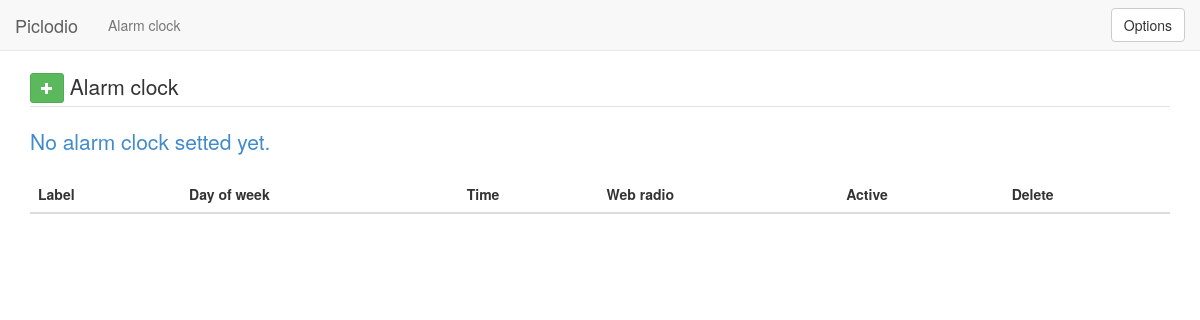
Before: /alarmclock/ with the older database file.
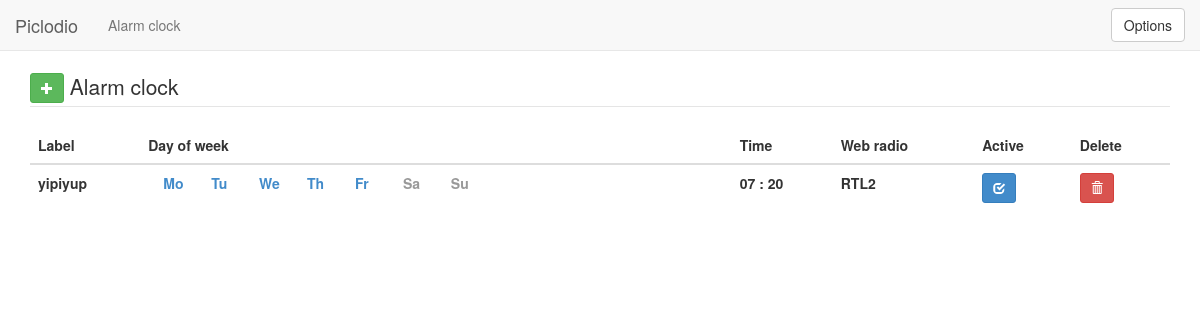
After: the same page with the newer database file.
### webgui/models.py (models this page shows, shortened)
class Alarmclock(models.Model):
    id = models.IntegerField(primary_key=True, blank=True)
    label = models.CharField(max_length=100)
    hour = models.IntegerField(blank=True)
    minute = models.IntegerField(blank=True)
    period = models.CharField(max_length=100)    # cron syntax dow (day of week)
    active = models.BooleanField()
    snooze = models.IntegerField(blank=True)
    webradio = models.ForeignKey(Webradio)
    type = models.TextField(null=False, blank=False)

class Webradio(models.Model):
    id = models.IntegerField(primary_key=True, blank=True)
    name = models.CharField(max_length=100)
    url = models.CharField(max_length=100)
    selected = models.BooleanField()  # is the webradio selected to be played

### webgui/views.py (the view)
# urls.py: url(r'^alarmclock/$','webgui.views.alarmclock'),
def alarmclock(request):
    listAlarm = Alarmclock.objects.all()
    return render(request, 'alarmclock.html',{'listAlarm': listAlarm})

### webgui/template/alarmclock.html
<!DOCTYPE html>
<html>
  {% include 'head.html' %}
  <body>
    {% with "Alarm clock" as namepage  %}
        {% include 'navbar.html' %}
    {% endwith %}
    <div class="container">
         <fieldset class="scheduler-border">
            <legend class="scheduler-border"><a href="{% url 'webgui.views.addalarmclock' %}" style="margin-bottom: 3px" type="button" class="btn btn-success btn-sm"><span class="glyphicon glyphicon-plus"></span></a>  Alarm clock</legend>
            <table class="table">
                <thead>
                    <tr>
                        <th>Label</th>
                        <th>Day of week</th>
                        <th>Time</th>
                        <th>Web radio</th>
                        <th>Active</th>
                        <th>Delete</th>
                    </tr>
                </thead>
                <tbody>
                    {% for alarmclock in listAlarm %}
                        <tr>
                            <th>
                                {{alarmclock.label}}
                            </th>
                            <th>
                               <div class="col-xs-1"><span class="text-{% if "1" in alarmclock.period  %}primary{% else %}muted{% endif %}">Mo</span></div>
                               <div class="col-xs-1"><span class="text-{% if "2" in alarmclock.period  %}primary{% else %}muted{% endif %}">Tu</span></div>
                               <div class="col-xs-1"><span class="text-{% if "3" in alarmclock.period  %}primary{% else %}muted{% endif %}">We</span></div>
                               <div class="col-xs-1"><span class="text-{% if "4" in alarmclock.period  %}primary{% else %}muted{% endif %}">Th</span></div>
                               <div class="col-xs-1"><span class="text-{% if "5" in alarmclock.period  %}primary{% else %}muted{% endif %}">Fr</span></div>
                               <div class="col-xs-1"><span class="text-{% if "6" in alarmclock.period  %}primary{% else %}muted{% endif %}">Sa</span></div>
                               <div class="col-xs-1"><span class="text-{% if "0" in alarmclock.period  %}primary{% else %}muted{% endif %}">Su</span></div>
                            </th>
                            <th>
                                {% if alarmclock.hour < 10 %}
                                    0{{alarmclock.hour}}
				{% else %}
					{{alarmclock.hour}}
                                {% endif %}
                                :
                                {% if alarmclock.minute < 10 %}
                                    0{{alarmclock.minute}}
				{% else %}
					{{alarmclock.minute}}
                                {% endif %}
                            </th>
                            <th>
                                {{alarmclock.webradio.name}}
                            </th>
                            <th>
                                <a href="{% url 'webgui.views.activeAlarmClock' alarmclock.id %}"style="margin-bottom: 3px" type="button" class="btn btn-{% if alarmclock.active == True %}primary{% else %}default{% endif %} btn-sm">
                                    <span class="glyphicon {% if alarmclock.active == True %}glyphicon-check{% else %}glyphicon-unchecked{% endif %}"></span>
                                </a>
                            </th>
                            <th>
                                <a href="{% url 'webgui.views.deleteAlarmClock' alarmclock.id %}"style="margin-bottom: 3px" type="button" class="btn btn-danger btn-sm">
                                    <span class="glyphicon glyphicon-trash"></span>
                                </a>
                            </th>
                        </tr>
                    {% empty %}
                        <p class="lead text-primary">No alarm clock setted yet. </p>
                    {% endfor %}
                </tbody>
            </table>
        </fieldset >
    </div>
  </body>
</html>

Changed rows visible on the page:
added Alarmclock: label "yipiyup", hour "7", minute "20", webradio.name "RTL2", active True (drawn)
Other visible differences:
text no longer shown: "No alarm clock setted yet."
